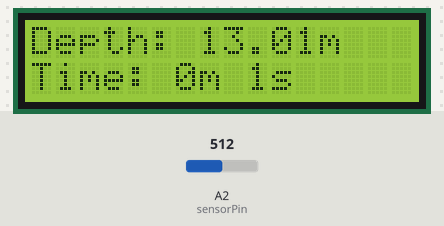
A sketch run on a simulated Arduino Uno, built with avr-gcc and run on an emulated ATmega328P. Shown: 16×2 character LCD. Inputs (shaded band) come from the test bench; at power-on: A2 (sensorPin) = 512. What the sketch prints to the serial monitor is not drawn.

Above: at 1.2 s.
1.3 s: A2 (sensorPin) set to 889
At 3.0 s:
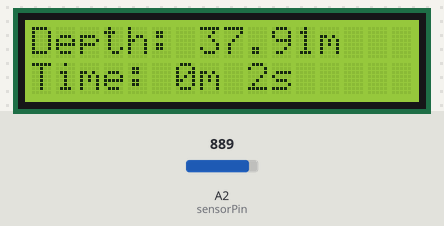
4.7 s: A2 (sensorPin) set to 906
At 6.6 s:
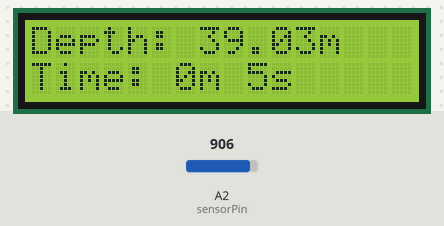
8.4 s: A2 (sensorPin) set to 1023
At 10.8 s:
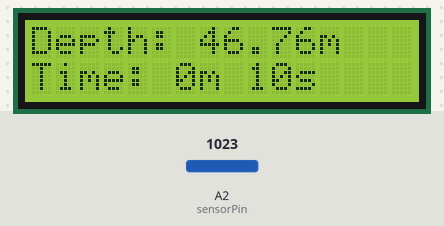
Timing chart, 0 to 12.3 s (numbered marks = the images above; inputs shaded):
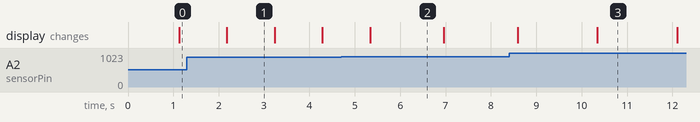

Measured:
- what the display in image 1 shows lasts 1.0 s, from 2.2 s to 3.2 s
- what the display in image 2 shows lasts 1.7 s, from 5.3 s to 7.0 s

The sketch:

OS.ino
```cpp
#include <LiquidCrystal.h>

// Define the pin for the pressure sensor
const int sensorPin = 2;  // Pin where the pressure sensor is connected
float pressure;  // Variable to store the pressure in bar
float depth;     // Depth in meters
int ndl;         // No-Decompression Limit in minutes
int decoStopDepth = 3;  // Depth for the first decompression stop (default is 3 meters)
int totalDecoTime = 0;  // Total decompression time required
unsigned long startTime;  // Start time for the dive
unsigned long currentTime;  // Current time in milliseconds

// Calibration constants (depends on your sensor)
// These constants will vary depending on your sensor's specifications.
const float minVoltage = 0.8;  // Minimum voltage output from the sensor at minimum pressure
const float maxVoltage = 4.5;  // Maximum voltage output from the sensor at maximum pressure
const float minPressure = 0.0;  // Minimum pressure in bar
const float maxPressure = 5.0;  // Maximum pressure in bar

// Create an instance of the LCD
LiquidCrystal lcd(8, 9, 10, 11, 12, 13); // Adjust pin numbers as needed

void setup() {
  // Initialize serial communication for output
  Serial.begin(9600);

  // Set the start time of the dive (when the Arduino starts)
  startTime = millis();

  // Initialize the LCD
  lcd.begin(16, 2); // Set the dimensions of the LCD (16 columns, 2 rows)
  lcd.print("Dive Info"); // Display a welcome message
}

void loop() {
  // Read the analog value from the sensor
  int sensorValue = analogRead(sensorPin);

  // Convert the analog value (0-1023) to voltage (0-5V)
  float voltage = sensorValue * (5.0 / 1023.0);

  // Convert the voltage to pressure in bar based on sensor calibration
  pressure = ((voltage - minVoltage) * (maxPressure - minPressure) / (maxVoltage - minVoltage)) + minPressure;

  // Calculate depth in meters (assuming 1 bar = 10 meters water depth)
  depth = (pressure - 1.0) * 10.0;  // Subtract 1.0 bar for surface pressure

  // Calculate the dive time in minutes and seconds
  currentTime = millis();
  int diveTimeSeconds = (currentTime - startTime) / 1000;  // Convert milliseconds to seconds
  int diveMinutes = diveTimeSeconds / 60;  // Get the minutes
  int diveSeconds = diveTimeSeconds % 60;  // Get the remaining seconds

  // Calculate No-Decompression Limit (NDL) based on depth (simplified model)
  if (depth < 12) {
    ndl = 200 - (depth * 10);  // Rough NDL estimate for shallow depths
  } else if (depth < 30) {
    ndl = 120 - (depth * 3);   // For medium depths
  } else {
    ndl = 40 - (depth);        // For deeper depths
  }

  // Display depth, dive time, and NDL on the LCD
  lcd.clear();  // Clear the LCD screen
  lcd.setCursor(0, 0);  // Set cursor to the first row
  lcd.print("Depth: ");
  lcd.print(depth);
  lcd.print("m");

  lcd.setCursor(0, 1);  // Set cursor to the second row
  lcd.print("Time: ");
  lcd.print(diveMinutes);
  lcd.print("m ");
  lcd.print(diveSeconds);
  lcd.print("s");

  // Display the data on Serial Monitor
  Serial.print("Depth: ");
  Serial.print(depth);
  Serial.println(" meters");

  Serial.print("Dive Time: ");
  Serial.print(diveMinutes);
  Serial.print(" minutes and ");
  Serial.print(diveSeconds);
  Serial.println(" seconds");

  if (ndl > 0 && diveMinutes < ndl) {
    Serial.print("NDL: ");
    Serial.print(ndl - diveMinutes);  // Show remaining no-decompression time
    Serial.println(" minutes left before deco stops are required.");
  } else {
    Serial.println("Decompression stop required!");

    if (totalDecoTime == 0) {
      totalDecoTime = (depth - decoStopDepth) * 2;  // Simplified formula for deco time
    }

    Serial.print("Total decompression time required: ");
    Serial.print(totalDecoTime);
    Serial.println(" minutes.");

    int decoStepDepth = depth;  // Start at the current depth
    while (decoStepDepth > decoStopDepth) {
      int stopTime = (decoStepDepth - decoStopDepth) * 2;  // Simplified stop time calculation

      Serial.print("Stop at depth: ");
      Serial.print(decoStepDepth);
      Serial.print(" meters for ");
      Serial.print(stopTime);
      Serial.println(" minutes.");

      decoStepDepth -= 3;  // Decrease stop depth by 3 meters after each stop
    }

    Serial.print("Final stop at ");
    Serial.print(decoStopDepth);
    Serial.println(" meters.");
  }

  // Small delay before the next reading
  delay(1000);  // Delay of 1 second to reduce the serial monitor spam
}
```
